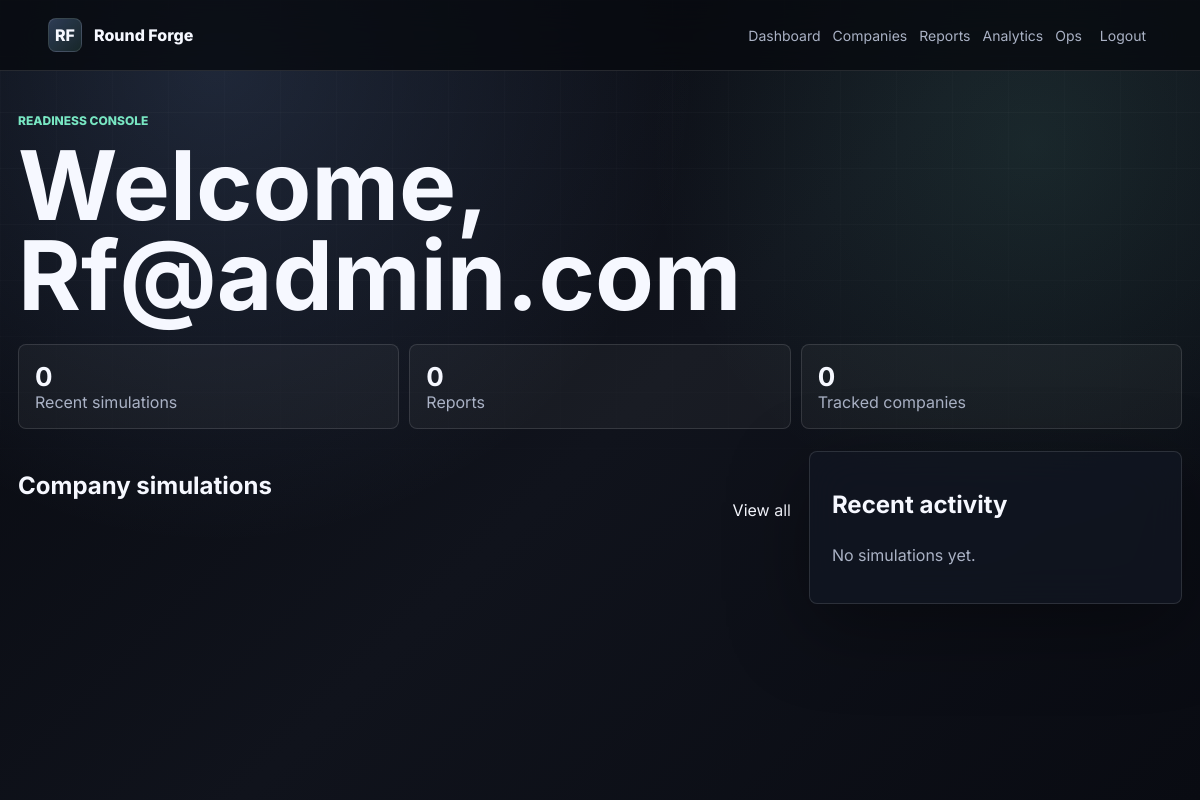
Before: /dashboard/ (signed in) with the older database file.
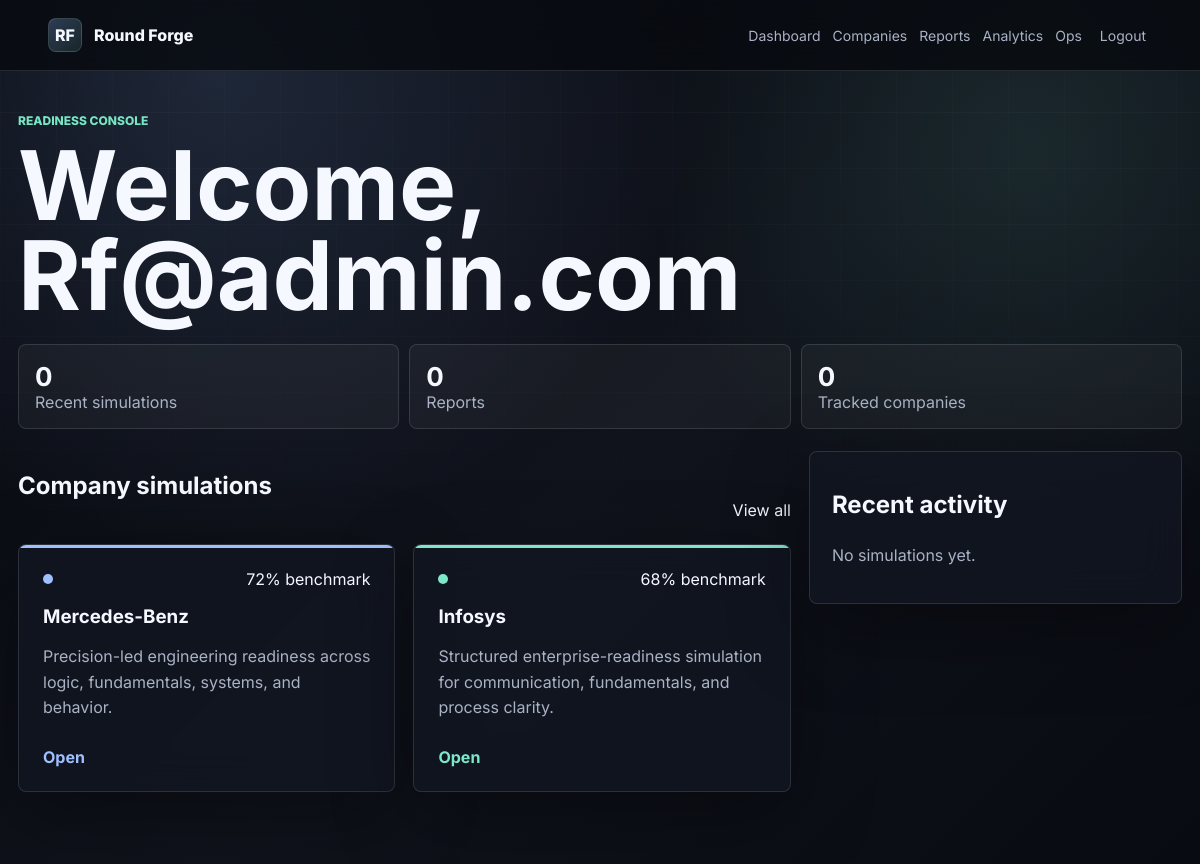
After: the same page with the newer database file.
### apps/companies/models.py (models this page shows, shortened)
class Company(models.Model):
    name = models.CharField(max_length=120, unique=True)
    slug = models.SlugField(max_length=140, unique=True)
    tagline = models.CharField(max_length=180)
    description = models.TextField()
    evaluation_style = models.TextField()
    benchmark_description = models.TextField()
    pass_threshold = models.PositiveSmallIntegerField(default=70)
    accent_color = models.CharField(max_length=24, default="#8fb8ff")
    order = models.PositiveSmallIntegerField(default=0)
    is_active = models.BooleanField(default=True)
    created_at = models.DateTimeField(auto_now_add=True)
    updated_at = models.DateTimeField(auto_now=True)
    class Meta:
        ordering = ["order", "name"]
        indexes = [
            models.Index(fields=["slug"]),
            models.Index(fields=["is_active", "order"]),
        ]

### apps/dashboard/views.py (the view)
# urls.py: path("", views.dashboard_home, name="home"),
@login_required
def dashboard_home(request):
    companies = Company.objects.filter(is_active=True).prefetch_related("tracks")
    simulations = request.user.simulations.select_related("company", "current_round").order_by("-started_at")[:6]
    reports = request.user.final_reports.select_related("simulation__company").order_by("-created_at")[:4]
    analytics = ReadinessAnalytics.objects.filter(user=request.user).select_related("company")
    return render(
        request,
        "dashboard/home.html",
        {"companies": companies, "simulations": simulations, "reports": reports, "analytics": analytics},
    )

### templates/dashboard/home.html (shortened to what this page needs)
{% extends "base.html" %}
{% block content %}
<section class="page-shell">
    <div class="page-heading">
        <p class="eyebrow">Readiness console</p>
        <h1>Welcome, {{ user.full_name|default:user.email }}</h1>
    </div>
    <div class="stat-strip">
        <div><strong>{{ simulations|length }}</strong><span>Recent simulations</span></div>
        <div><strong>{{ reports|length }}</strong><span>Reports</span></div>
        <div><strong>{{ analytics|length }}</strong><span>Tracked companies</span></div>
    </div>
    <div class="split-layout">
        <section>
            <div class="section-heading compact">
                <h2>Company simulations</h2>
                <a href="{% url 'companies:list' %}">View all</a>
            </div>
            <div class="card-grid two">
                {% for company in companies %}
                    <article class="company-card" style="--accent: {{ company.accent_color }}">
                        <div class="company-topline"><span class="company-dot"></span><span>{{ company.pass_threshold }}% benchmark</span></div>
                        <h3>{{ company.name }}</h3>
                        <p>{{ company.tagline }}</p>
                        <a href="{% url 'companies:detail' company.slug %}">Open</a>
                    </article>
                {% endfor %}
            </div>
        </section>
        <aside class="panel">
            <h2>Recent activity</h2>
            <div class="stack">
                {% for simulation in simulations %}
                    <a class="list-row" href="{% url 'interviews:simulation' simulation.id %}">
                        <span>{{ simulation.company.name }}</span>
                        <strong>{{ simulation.get_status_display }}</strong>
                    </a>
                {% empty %}
                    <p class="muted">No simulations yet.</p>
                {% endfor %}
            </div>
        </aside>
    </div>
</section>
{% endblock %}

Changed rows visible on the page:
added Company: pass_threshold "72", name "Mercedes-Benz", tagline "Precision-led engineering readiness across logic, fundamentals, systems, and behavior."
added Company: pass_threshold "68", name "Infosys", tagline "Structured enterprise-readiness simulation for communication, fundamentals, and process clarity."
